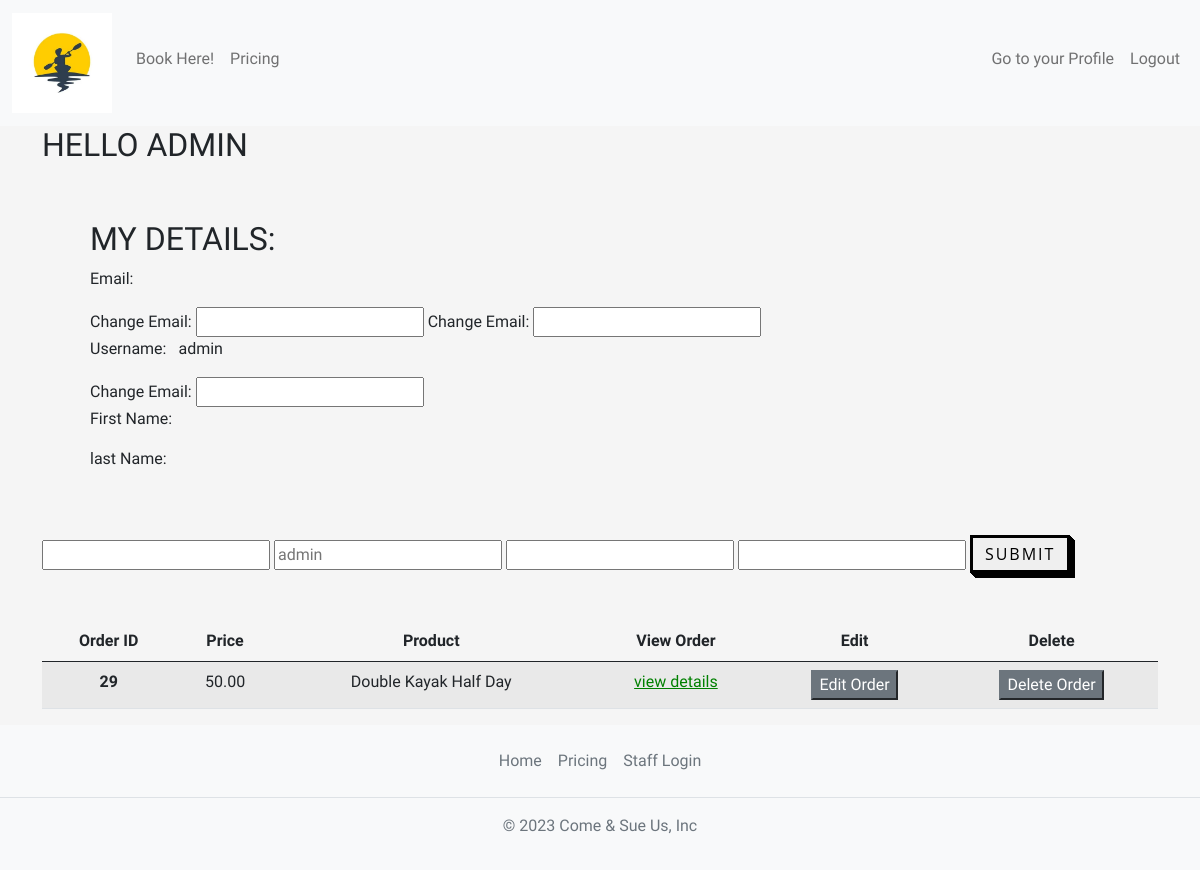
The app's page /profile (signed in) with its own data.
### home/models.py (models this page shows, shortened)
class OrderModel(models.Model):
    STATUS = (
        ('Awaiting Pickup', 'Awaiting Pickup'),
        ('Delivered', 'Delivered'),
    )
    user = models.ForeignKey(get_user_model(), on_delete=models.SET_NULL, null=True)
    created_on = models.DateTimeField(auto_now_add=True)
    price = models.DecimalField(max_digits=7, decimal_places=2)
    status = models.CharField(max_length=200, null=True, choices=STATUS)
    items = models.ManyToManyField(
        'Variant', related_name='order', blank=True)

class Variant(models.Model):
    name = models.CharField(max_length=100)
    description = models.TextField()
    image = models.ImageField(upload_to='variants_images/')
    price = models.DecimalField(max_digits=5, decimal_places=2)

### home/views.py (the view, shortened to what this page needs)
# urls.py: path('profile', views.profile, name='profile'),
@login_required
def profile(request):
    user = request.user
    my_orders = OrderModel.objects.filter(user=user)
    context = {
        'user_my_site': user,
        'my_orders': my_orders
    }
    return render(request, 'home/profile.html', context)

### home/templates/home/profile.html (shortened to what this page needs)
{% extends 'base.html' %}
{% block content %}
<div class="container col-md-12">
<h2>Hello {{user_my_site}}</h2>
<div class="p-5 ">
<form method="POST" action="{% url 'profile'%}">
    <h2>My details:</h2>
    <p>Email: <span class="px-2">{{user_my_site.email}} </span></p><span>Change Email: <input type="text" name="email" placeholder="{{user_my_site.email}}" /></span>
    <span>Change Email: <input type="text" name="email" placeholder="{{user_my_site.email}}" /></span>
    <p>Username: <span class="px-2">{{user_my_site.username}} </span></p>
    <span>Change Email: <input type="text" name="email" placeholder="{{user_my_site.email}}" /></span>
    <p>First Name: <span class="px-2">{{user_my_site.first_name}} </span></p>
    <p>last Name: <span class="px-2">{{user_my_site.last_name}} </span></p>
</form>
</div>
<form method="POST" action="{% url 'profile'%}">
    <input type="text" name="email" placeholder="{{user_my_site.email}}" />
    <input type="text" name="username" placeholder="{{user_my_site.username}}" />
    <input type="text" name="first_name" placeholder="{{user_my_site.first_name}}" />
    <input type="text" name="last_name" placeholder="{{user_my_site.last_name}}" />
    <button type="submit" class="button-style" data-bs-toggle="modal" data-bs-target="#exampleModal">
        submit
    </button>
</form>
<div class="row justify-content-center">
            <div class="col-md-12 mt-5">
                {% if my_orders %}
                <table class="table table-hover table-striped">
                    <thead class="text-center">
                        <tr>
                            <th scope="col">Order ID</th>
                            <th scope="col">Price</th>
                            <th scope="col">Product</th>
                            <th scope="col">View Order</th>
                            <th scope="col">Edit</th>
                            <th scope="col">Delete</th>
                        </tr>
                    </thead>
                    <tbody class="text-center">
                        {% for order in my_orders %}
                        <tr>
                            <th scope="row">{{ order.pk }}</th>
                            <td>{{ order.price }}</td>
                            <td>{% for item in order.items.all %}
                                {{item.name}}<br>
                            {% endfor %}</td>
                            <td>
                                <a href="{% url 'update-order' order.pk%}"> view details</a>
                            </td>
                            <td><button class="button btn-secondary" type='submit' data-bs-toggle="modal" data-bs-target="#exampleModal"
                                >Edit Order</button></td>
                            <td>
                                <form method="post" action="{% url 'update-order' order.pk %}">
                                    <button class="button btn-secondary" type='submit'>Delete Order</button>
                                </form>
                            </td>
                        </tr>
                        {% endfor %}
                        {% else %}
                        <div class="container text-center mt-5">
                            <h1>Oh no! You are yet to have a booking with us, but have no fear, you'll find it right <a href="{% url 'order' %}">HERE</a></h1>
                        </div>
                        {% endif %}
                    </tbody>
                </table>
            </div>
        </div>
</div>
{% endblock content %}

### static/css/style.css (style rules this page uses)
html, body { height: 100%; font-family: 'Days One', sans-serif; font-family: 'Kdam Thmor Pro', sans-serif; }
body { display: flex; flex-direction: column; position: relative; margin: 0; padding-bottom: 6rem; }
h1, h2, h3, h4, h5, h6 { text-transform: uppercase; }
a { text-decoration: underline; color: green; }
.button-style { font-family: "Open Sans", sans-serif; font-size: 16px; letter-spacing: 2px; text-decoration: none; text-transform: uppercase; color: #000; cursor: pointer; border: 3px solid; padding: 0.25em 0.5em; box-shadow: 1px 1px 0px 0px, 2px 2px 0px 0px, 3px 3px 0px 0px, 4px 4px 0px 0px, 5px 5px 0px 0px; position: relative; user-select: none; -webkit-user-select: none; touch-action: manipulation; }
@media (min-width: 768px) { .button-style { padding: 0.25em 0.75em; } }

### records on screen
OrderModel: pk "29", price "50.00"
Variant: name "Double Kayak Half Day"

### other values on screen
{{ user_my_site }} "ADMIN"
{{ user_my_site.username }} "admin"
